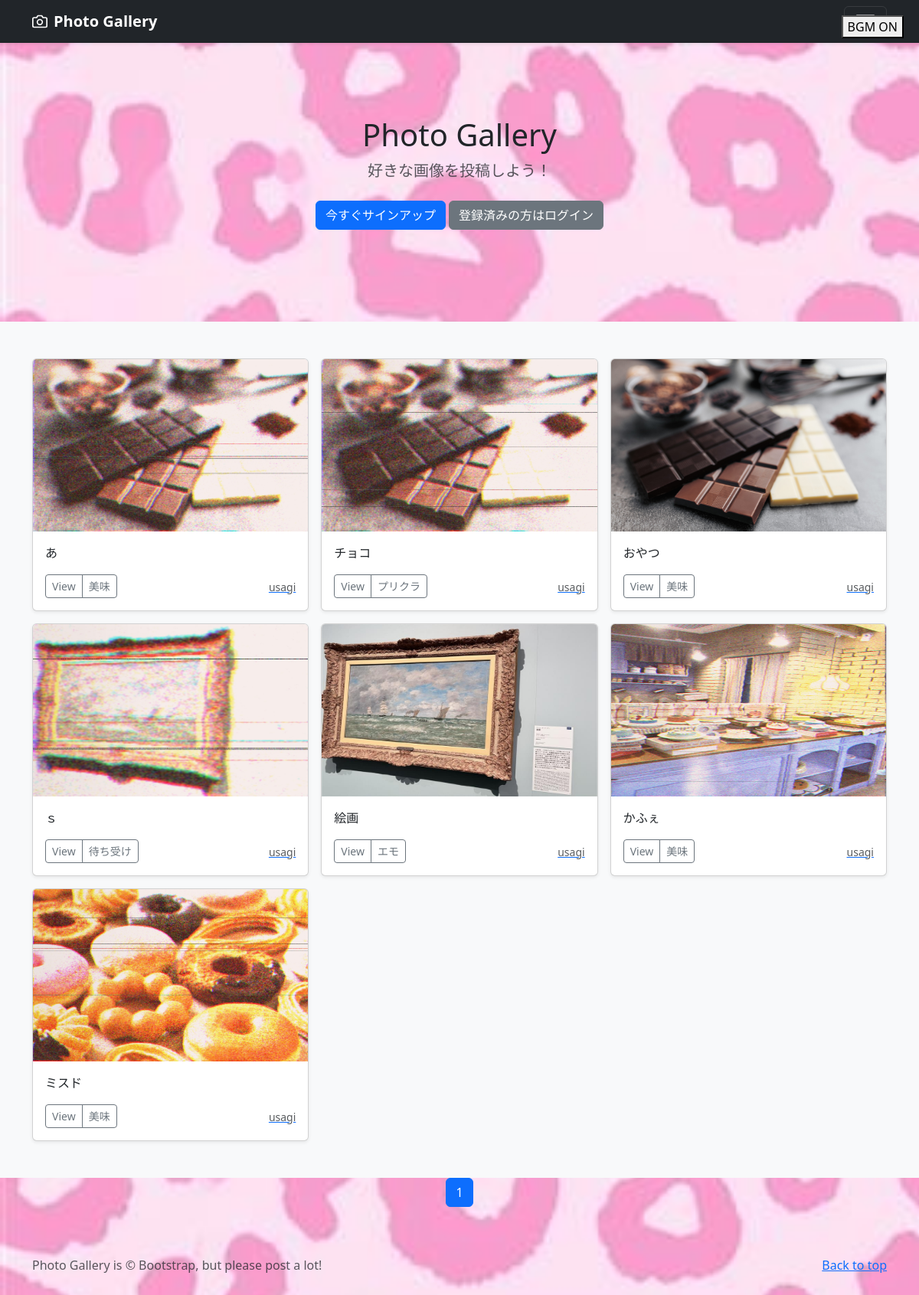
/user-list/3, run on the app's committed database.
### photo/models.py (models this page shows, shortened)
class PhotoPost(models.Model):
    user = models.ForeignKey(
        customUser,
        verbose_name='ユーザー',
        on_delete=models.CASCADE
        )
    category = models.ForeignKey(
        Category,
        verbose_name='カテゴリ',
        on_delete=models.PROTECT
        )
    title = models.CharField(
        verbose_name='タイトル', # フィールドのタイトル
        max_length=200 # 最大文字数は200
        )
    comment = models.TextField(
        verbose_name='コメント', # フィールドのタイトル
        )
    image1 = models.ImageField(
        verbose_name='イメージ1', # フィールドのタイトル
        upload_to = 'photos' # MEDIA_ROOT以下のphotosにファイルを保存
        )
    image2 = models.ImageField(
        verbose_name='イメージ2', # フィールドのタイトル
        upload_to = 'photos', # MEDIA_ROOT以下のphotosにファイルを保存
        blank=True, # フィールド値の設定は必須ではない
        null=True # データベースにnullが保存されることを許容
        )
    posted_at = models.DateTimeField(
        verbose_name='投稿日時', # フィールドのタイトル
        auto_now_add=True # 日時を自動追加
        )

class Category(models.Model):
    title = models.CharField(
        verbose_name='カテゴリ', # フィールドのタイトル
        max_length=20)

### accounts/models.py (models this page shows)
class customUser(AbstractUser):
    pass

### photo/views.py (the view)
class UserView(ListView):
    template_name = 'index.html'
    paginate_by = 9
    def get_queryset(self):
        user_id = self.kwargs['user']
        user_list = PhotoPost.objects.filter(
            user=user_id).order_by('-posted_at')
        return user_list

### photo/templates/index.html (shortened to what this page needs)
{% extends 'base.html' %}
  {% block contents %}
  {% include "photos_title.html" %}
  {% include "photos_list.html" %}
  {% include "pagination.html" %}
  {% endblock %}

### photo/templates/photos_list.html
  <div class="album py-5 bg-light">
    <div class="container">
      <div class="row row-cols-1 row-cols-sm-2 row-cols-md-3 g-3">
        {% for record in object_list %}
        <div class="col">
          <div class="card shadow-sm">
            <img src="{{ record.image1.url }}" class="bd-placeholder-img card-img-top" width="100%" height="225" xmlns="http://www.w3.org/2000/svg" role="img" aria-label="Placeholder: Thumbnail" preserveAspectRatio="xMidYMid slice" focusable="false"></img>
            <div class="card-body">
              <p class="card-text">
                {{record.title}}
              </p>
              <div class="d-flex justify-content-between align-items-center">
                <div class="btn-group">
                  <button type="button" class="btn btn-sm btn-outline-secondary"
                    onclick=";location.href='{% url 'photo:photo_detail' record.pk %}'">View</button>
                  <button type="button" class="btn btn-sm btn-outline-secondary"
                    onclick="location.href='{% url 'photo:photos_マブ' category=record.category.id %}'">{{record.category.title}}</button>
                </div>
                <a href="{% url 'photo:user_list' user=record.user.id %}">
                  <small class="text-muted">{{record.user.username}}</small>
                </a>
              </div>
            </div>
          </div>
        </div>
        {% endfor %}
      </div>
    </div>
  </div>

### photo/templates/base.html (style rules this page uses)
body { background-image: url("/static/bg.jpg"); background-size: cover; background-repeat: no-repeat; }
.bd-placeholder-img { font-size: 1.125rem; text-anchor: middle; -webkit-user-select: none; -moz-user-select: none; user-select: none; }

### data on the page
PhotoPost: image1 (picture), title "あ", category "美味", user.username "usagi"
PhotoPost: image1 (picture), title "チョコ", category "プリクラ", user.username "usagi"
PhotoPost: image1 (picture), title "おやつ", category "美味", user.username "usagi"
PhotoPost: image1 (picture), title "ｓ", category "待ち受け", user.username "usagi"
PhotoPost: image1 (picture), title "絵画", category "エモ", user.username "usagi"
PhotoPost: image1 (picture), title "かふぇ", category "美味", user.username "usagi"
PhotoPost: image1 (picture), title "ミスド", category "美味", user.username "usagi"

### other printed values
{{ num }} "1"
